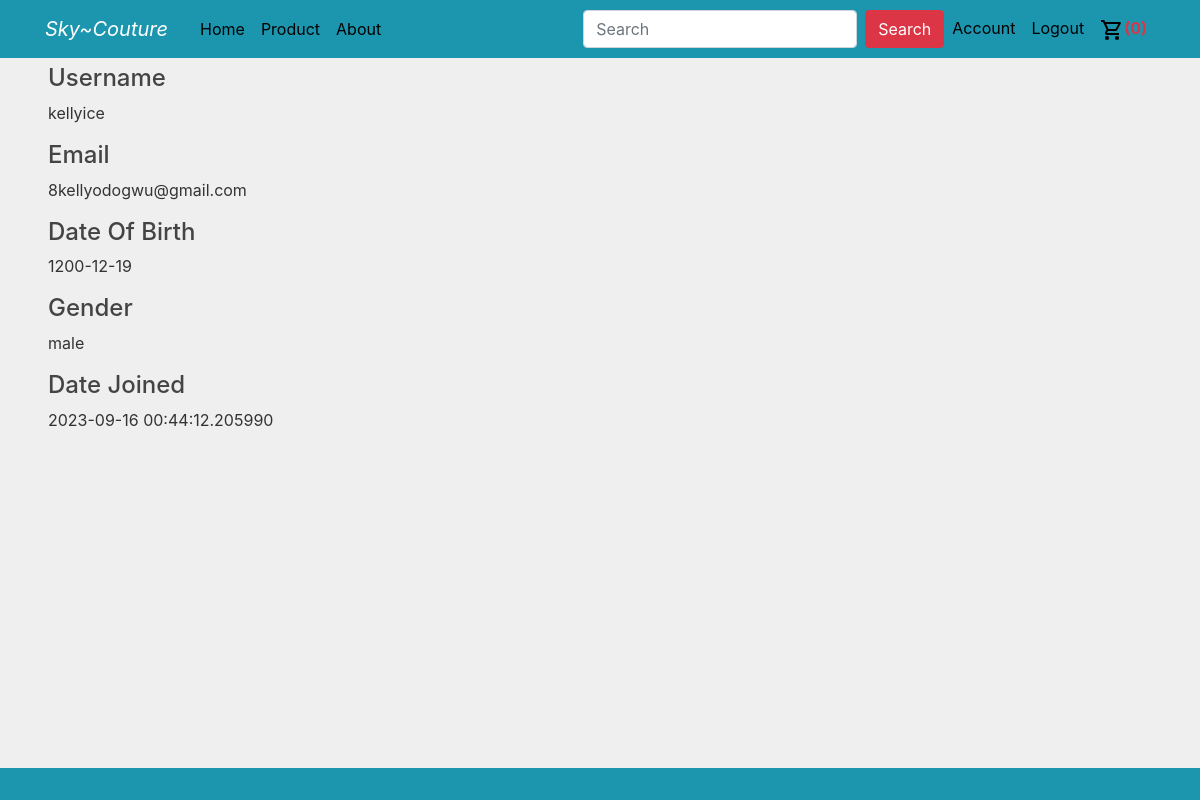
The page /account (signed in) on the database its author committed.
### shop/customer/models.py (models this page shows, shortened)
class Customer(db.Model, UserMixin):
    id = db.Column(db.Integer, primary_key=True)
    date_created = db.Column(db.DateTime, nullable=False, default=datetime.utcnow)
    username = db.Column(db.String(25), unique=True, nullable=False)
    email = db.Column(db.String(100), unique=True, nullable=False)
    image_file = db.Column(db.String(20), nullable=False, default='default.jpg')
    password = db.Column(db.String(50), nullable=False)
    date_of_birth = db.Column(db.Integer, nullable=False)
    gender = db.Column(db.String(6))

### shop/customer/routes.py (the view)
@app.route('/account', methods=['GET', 'POST'])
def account():
    return render_template('customer/account.html')

### shop/customer/models.py (called while the page is built)
@login_manager.user_loader
def user_loader(user_id):
    return Customer.query.get(int(user_id))

### shop/templates/customer/account.html
{% extends "cust_layout.html" %}
{% block content %}
<div class="pb-5">
    <h4 class="ml-5">Username</h4>
    <p class="ml-5">{{ current_user.username }}</p>
    <h4 class="ml-5">Email</h4>
    <p class="ml-5">{{ current_user.email }}</p>
    <h4 class="ml-5">Date Of Birth</h4>
    <p class="ml-5">{{ current_user.date_of_birth }}</p>
    <h4 class="ml-5">Gender</h4>
    <p class="ml-5">{{ current_user.gender }}</p>
    <h4 class="ml-5">Date Joined</h4>
    <p class="ml-5">{{ current_user.date_created }}</p>
</div>
{% endblock content %}

### shop/templates/cust_layout.html (shortened to what this page needs)
<!DOCTYPE html>
<html>
<head>
    <link rel="stylesheet" href="https://maxcdn.bootstrapcdn.com/bootstrap/4.0.0/css/bootstrap.min.css">
    <link rel="stylesheet" type="text/css" href="{{ url_for('static', filename='main.css') }}">
</head>
<body>
    <header class="site-header">
      <nav class="navbar navbar-expand-md navbar-dark bg-steel fixed-top">
        <div class="container">
            <a class="navbar-brand mr-4" href="/"><em>Sky~Couture</em></a>
          <div class="collapse navbar-collapse" id="navbarToggle">
            <div class="navbar-nav mr-auto">
              <a class="nav-item nav-link" href="{{ url_for('landing_page') }}">Home</a>
              <a class="nav-item nav-link" href="{{ url_for('home') }}">Product</a>
              <a class="nav-item nav-link" href="{{ url_for('about') }}">About</a>
            </div>
            <div class="navbar-nav">
              <form class="form-inline my-2 my-lg-0" action="{{url_for('result')}}">
                <input class="form-control mr-sm-2" type="search" placeholder="Search" aria-label="Search" name="q">
                <button class="btn btn-danger my-2 my-sm-0" type="submit">Search</button>
              </form>
              {% if current_user.is_authenticated %}
                <a class="nav-item nav-link" href="{{ url_for('account') }}">Account</a>
                <a class="nav-item nav-link" href="{{ url_for('logout') }}">Logout</a>
                <a class="nav-item nav-link" href="{{ url_for('getCart') }}"><img src="{{url_for('static', filename='image/shopping_cart.png')}}" class="cart-nav"><b class="text-danger">({{session['Shoppingcart']|length}})</b></a>
              {% endif %}
            </div>
          </div>
        </div>
      </nav>
    </header>
    {% block content %}{% endblock content %}
    <footer>
      <nav class="navbar-f navbar-expand-md navbar-dark bg-steel fixed-bottom">
      </nav>
    </footer>
</body>
</html>

### shop/static/main.css (style rules this page uses)
* { padding: 0; margin: 0; box-sizing: border-box; }
body { background: #f0efef; color: #333333; margin-top: 4rem; }
h1, h2, h3, h4, h5, h6 { color: #444444; }
.bg-steel { background-color: #1c96ae; }
.site-header .navbar-nav .nav-link { color: black; }
.btn { margin-top: 0.7rem; }
.navbar-f { height: 2rem; }

### rows shown on the page
Customer: username "kellyice", email "8kellyodogwu@gmail.com", date_of_birth "1200-12-19", gender "male", date_created "2023-09-16 00:44:12.205990"
